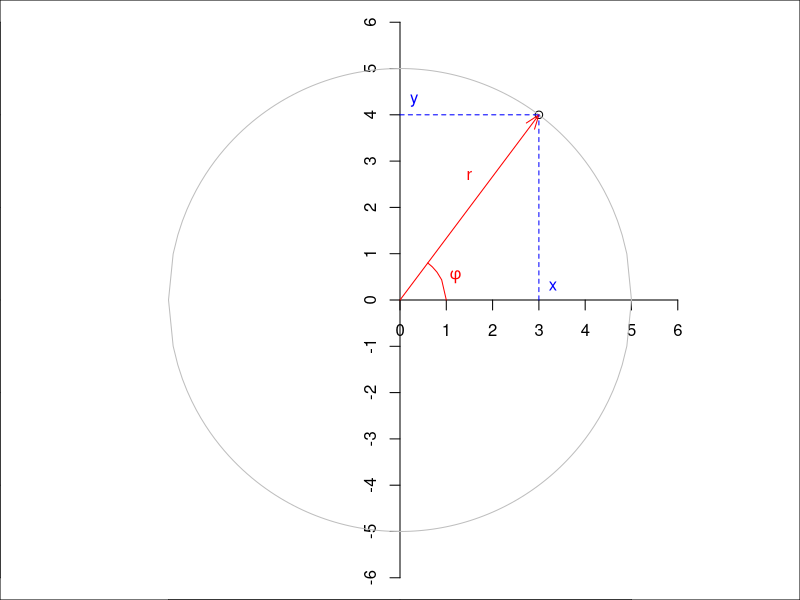
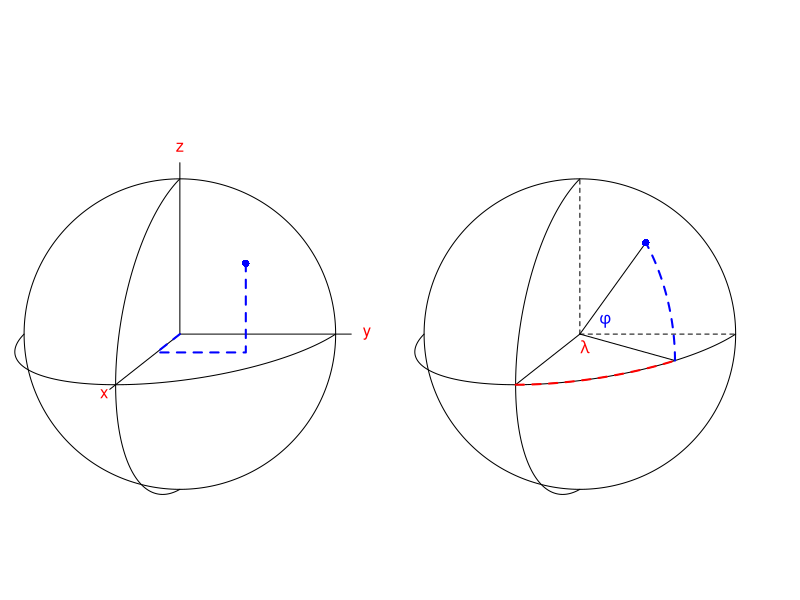
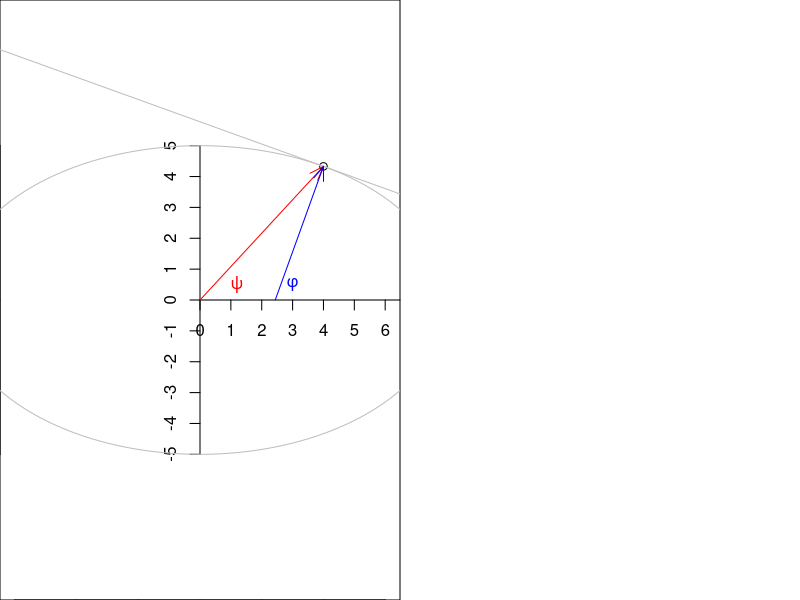

Reproduce these figures in R, in order. (Note: this script raises an error after producing the figures.)
## ---- chunk 1
#| out.width: 60%
#| fig.cap: "Two-dimensional polar (red) and Cartesian (blue) coordinates"
#| code-fold: true
par(mar = rep(0,4))
plot(3, 4, xlim = c(-6,6), ylim = c(-6,6), asp = 1)
axis(1, pos = 0, at = 0:6)
axis(2, pos = 0, at = -6:6)
xd <- seq(-5, 5, by = .1)
lines(xd, sqrt(25 - xd^2), col = 'grey')
lines(xd, -sqrt(25 - xd^2), col = 'grey')
arrows(0, 0, 3, 4, col = 'red', length = .15, angle = 20)
text(1.5, 2.7, label = "r", col = 'red')
xd <- seq(3/5, 1, by = .1)
lines(xd, sqrt(1 - xd^2), col = 'red')
text(1.2, 0.5, label = parse(text = "phi"), col = 'red')
lines(c(3,3), c(0,4), lty = 2, col = 'blue')
lines(c(0,3), c(4,4), lty = 2, col = 'blue')
text(3.3, 0.3, label = "x", col = 'blue')
text(0.3, 4.3, label = "y", col = 'blue')
## ---- chunk 2
#| fig.cap: "Cartesian geocentric coordinates (left) measure three distances, ellipsoidal coordinates (right) measure two angles, and possibly an ellipsoidal height"
#| code-fold: true
library(sf) |> suppressPackageStartupMessages()
e <- cbind(-90:90,0) # equator
f1 <- rbind(cbind(0, -90:90)) # 0/antimerid.
f2 <- rbind(cbind(90, -90:90), cbind(270, 90:-90))# +/- 90
eq <- st_sfc(st_linestring(e), st_linestring(f1), st_linestring(f2), crs='OGC:CRS84')

geoc <- st_transform(eq, "+proj=geocent")
cc <- rbind(geoc[[1]], NA, geoc[[2]], NA, geoc[[3]])
from3d <- function(x, offset, maxz, minz) {
	x = x[,c(2,3,1)] + offset # move to y right, x up, z backw
	x[,2] = x[,2] - maxz      # shift y to left
	d = maxz
	z = x[,3] - minz + offset
	x[,1] = x[,1] * (d/z)
	x[,2] = x[,2] * (d/z)
	x[,1:2]
}
maxz <- max(cc[,3], na.rm = TRUE)
minz <- min(cc[,3], na.rm = TRUE)
offset <- 3e7
circ <- from3d(cc, offset, maxz, minz)
mx <- max(cc, na.rm = TRUE) * 1.1
x <- rbind(c(0, 0, 0), c(mx, 0, 0))
y <- rbind(c(0, 0, 0), c(0, mx, 0))
z <- rbind(c(0, 0, 0), c(0, 0, mx))
ll <- rbind(x, NA, y, NA, z)
l0 <-  from3d(ll, offset, maxz, minz)
mx <- max(cc, na.rm = TRUE) * 1.2
x <- rbind(c(0, 0, 0), c(mx, 0, 0))
y <- rbind(c(0, 0, 0), c(0, mx, 0))
z <- rbind(c(0, 0, 0), c(0, 0, mx))
ll <- rbind(x, NA, y, NA, z)
l <-  from3d(ll, offset, maxz, minz)

par(mfrow = c(1, 2))
par(mar = rep(0,4))
plot.new()
plot.window(xlim = c(min(circ[,1],na.rm = TRUE), 3607103*1.02), 
						ylim = c(min(circ[,2],na.rm = TRUE), 2873898*1.1), asp = 1)
lines(circ)
lines(l0)
text(l[c(2,5,8),], labels = c("x", "y", "z"), col = 'red')
# add POINT(60 47)
p <- st_as_sfc("POINT(60 47)", crs = 'OGC:CRS84') |> st_transform("+proj=geocent")
p <- p[[1]]
pts <- rbind(c(0,0,0), c(p[1],0,0), c(p[1],p[2],0), c(p[1],p[2],p[2]))
ptsl <- from3d(pts, offset, maxz, minz)
lines(ptsl, col = 'blue', lty = 2, lwd = 2)
points(ptsl[4,1], ptsl[4,2], col = 'blue', cex = 1, pch = 16)

plot.new()
plot.window(xlim = c(min(circ[,1],na.rm = TRUE), 3607103*1.02), 
						ylim = c(min(circ[,2],na.rm = TRUE), 2873898*1.1), asp = 1)
lines(circ)

p <- st_as_sfc("POINT(60 47)", crs = 'OGC:CRS84') |> st_transform("+proj=geocent")
p <- p[[1]]
pts <- rbind(c(0,0,0), c(p[1],p[2],p[3]))
pt <-  from3d(pts, offset, maxz, minz)
lines(pt)
points(pt[2,1], pt[2,2], col = 'blue', cex = 1, pch = 16)

p0 <- st_as_sfc("POINT(60 0)", crs = 'OGC:CRS84') |> st_transform("+proj=geocent")
p0 <- p0[[1]]
pts <- rbind(c(0,0,0), c(p0[1],p0[2],p0[3]))
pt <-  from3d(pts, offset, maxz, minz)
lines(pt)

p0 <- st_as_sfc("POINT(0 0)", crs = 'OGC:CRS84') |> st_transform("+proj=geocent")
p0 <- p0[[1]]
pts <- rbind(c(0,0,0), c(p0[1],p0[2],p0[3]))
pt <-  from3d(pts, offset, maxz, minz)
lines(pt)

p0 <- st_as_sfc("POINT(0 90)", crs = 'OGC:CRS84') |> st_transform("+proj=geocent")
p0 <- p0[[1]]
pts <- rbind(c(0,0,0), c(p0[1],p0[2],p0[3]))
pt <-  from3d(pts, offset, maxz, minz)
lines(pt, lty = 2)

p0 <- st_as_sfc("POINT(90 0)", crs = 'OGC:CRS84') |> st_transform("+proj=geocent")
p0 <- p0[[1]]
pts <- rbind(c(0,0,0), c(p0[1],p0[2],p0[3]))
pt <-  from3d(pts, offset, maxz, minz)
lines(pt, lty = 2)

f1 <- rbind(cbind(0:60, 0))
arc <- st_sfc(st_linestring(f1), crs='OGC:CRS84')
geoc <- st_transform(arc, "+proj=geocent")
cc <- rbind(geoc[[1]])
circ <- from3d(cc, offset, maxz, minz)
lines(circ, col = 'red', lwd = 2, lty = 2)

f1 <- rbind(cbind(60, 0:47))
arc <- st_sfc(st_linestring(f1), crs='OGC:CRS84')
geoc <- st_transform(arc, "+proj=geocent")
cc <- rbind(geoc[[1]])
circ <- from3d(cc, offset, maxz, minz)
lines(circ, col = 'blue', lwd = 2, lty = 2)

text(pt[1,1]+100000, pt[1,2]+50000, labels = expression(phi), col = 'blue') # lat
text(pt[1,1]+20000, pt[1,2]-50000, labels = expression(lambda), col = 'red') # lng
## ---- chunk 3
#| code-fold: true
#| collapse: false
p <- st_as_sfc("POINT(60 47)", crs = 'OGC:CRS84')
p[[1]]
## ---- chunk 4
#| code-fold: true
#| collapse: false
p <- st_as_sfc("POINT(60 47)", crs = 'OGC:CRS84') |> st_transform("+proj=geocent")
p[[1]]
## ---- chunk 5
#| out.width: 60%
#| fig.cap: "Angles on an ellipse: geodetic (blue) and geocentric (red) latitude"
#| code-fold: true
par(mar = rep(0,4))
x <- 4
y <- 5/8 * sqrt(48)
plot(x, y, xlim = c(-6,6), ylim = c(-8,8), asp = 1)
axis(1, pos = 0, at = 0:9)
axis(2, pos = 0, at = -5:5)
xd <- seq(-8, 8, by = .1)
lines(xd, 5/8 * sqrt(64 - xd^2), col = 'grey')
lines(xd, 5/8 * -sqrt(64 - xd^2), col = 'grey')
arrows(0, 0, x, y, col = 'red', length = .15, angle = 20)
b <- (x * 25) / (-y * 64)
a <- y - x * b
abline(a, b, col = 'grey')
b <- -1/b
x0 <- x - y / b
arrows(x0, 0, x, y, col = 'blue', length = .15, angle = 20)
text(1.2, 0.5, label = parse(text = "psi"), col = 'red')
text(3, 0.5, label = parse(text = "phi"), col = 'blue')
## ---- chunk 6
#| code-fold: true
#| collapse: false
pts <- st_sfc(st_point(c(13.4050, 52.5200)), st_point(c(2.3522, 48.8566)), crs = 'OGC:CRS84')
s2_orig <- sf_use_s2(FALSE)
d1 <- c(gc_ellipse = st_distance(pts)[1,2])
sf_use_s2(TRUE)
# or, without using s2, use st_distance(st_transform(pts, "+proj=cart +ellps=sphere"))
d2 <- c(gc_sphere = st_distance(pts)[1,2])
p <- st_transform(pts, "+proj=cart +ellps=WGS84")
d3 <- c(str_ellipse = units::set_units(sqrt(sum(apply(do.call(cbind, p), 1, diff)^2)), m))
p2 <- st_transform(pts, "+proj=cart +ellps=sphere")
d4 <- c(str_sphere = units::set_units(sqrt(sum(apply(do.call(cbind, p2), 1, diff)^2)), m))
res <- c(d1, d3, d2, d4) # note order
# print as km, re-add names:
sf_use_s2(s2_orig) # back to what it was before changing
res |> units::set_units(km) |> setNames(names(res)) |> print(digits = 5)
## ---- chunk 7
#| out.width: 70%
#| fig.cap: "UK horizontal datum grid, from datum OSGB 1936 (EPSG:4277) to datum ETRS89 (EPSG:4258); units arc-seconds"
#| code-fold: true
library(stars)
library(rnaturalearth)
library(dplyr, warn.conflicts = FALSE)
countries110 |> 
    st_as_sf() |>
    filter(ADMIN == "United Kingdom") |>
    st_geometry() -> uk
filename = "data/uk_os_OSTN15_NTv2_OSGBtoETRS.tif"
r <- if (file.exists(filename)) {
    r <- read_stars(filename)
  } else {
    read_stars("/vsicurl/https://cdn.proj.org/uk_os_OSTN15_NTv2_OSGBtoETRS.tif")
  }
hook <- function() {
		plot(uk, border = "orange", col = NA, add = TRUE)
}
plot(r[,,,1:2], axes = TRUE, hook = hook, key.pos = 4)
## ---- chunk 8
#| out.width: 70%
#| fig.cap: "UK vertical datum grid, from ETRS89 (EPSG:4937) to ODN height (EPSG:5701), units m"
#| code-fold: true
filename = "data/uk_os_OSGM15_GB.tif"
h <- if (file.exists(filename)) {
    read_stars(filename)
  } else {
    read_stars("/vsicurl/https://cdn.proj.org/uk_os_OSGM15_GB.tif")
  } 
plot(h, axes = TRUE, reset = FALSE)
plot(uk, border = "orange", col = NA, add = TRUE)
